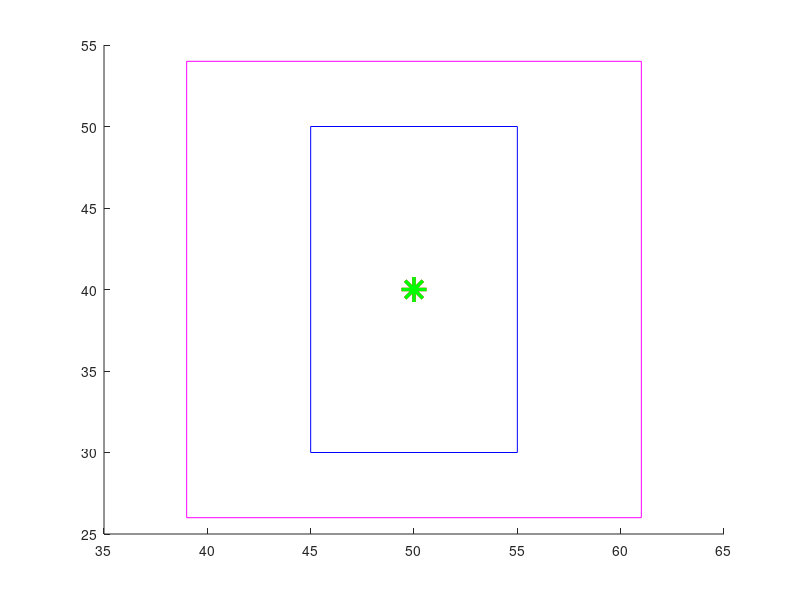

Here is the MATLAB script that generated this plot:
clc
clear


%Square 1
a_1=5;
b_1=10;
Lx_1=50;
Ly_1=40;


%Square 2
a_2=11;
b_2=14;
Lx_2=50;
Ly_2=40;

%Find where Sq 1 is located around 2

if (Lx_1+a_1<Lx_2-a_2 || Lx_1-a_1>Lx_2+a_2 ) ||  (Ly_1-b_1>Ly_2+b_2 || Ly_1+b_1<Ly_2-b_2 )% Sq_1 is out of Sq_2
 1 % If out then good bye
    
else %Always in
 2 % if in who is bigger?
 % Find intersecting area!
 %need to know direction
 
end
hold on
plot(Lx_1,Ly_1,'- *r','MarkerSize', 18,'LineWidth' , 2.5)
hold on
plot([Lx_1+a_1 Lx_1+a_1],[Ly_1-b_1 Ly_1+b_1],'b')
plot([Lx_1-a_1 Lx_1+a_1],[Ly_1+b_1 Ly_1+b_1],'b')
plot([Lx_1-a_1 Lx_1-a_1],[Ly_1-b_1 Ly_1+b_1],'b')
plot([Lx_1-a_1 Lx_1+a_1],[Ly_1-b_1 Ly_1-b_1],'b')


hold on
plot(Lx_2,Ly_2,'- *g','MarkerSize', 18,'LineWidth' , 2.5)
hold on
plot([Lx_2+a_2 Lx_2+a_2],[Ly_2-b_2 Ly_2+b_2],'m')
plot([Lx_2-a_2 Lx_2+a_2],[Ly_2+b_2 Ly_2+b_2],'m')
plot([Lx_2-a_2 Lx_2-a_2],[Ly_2-b_2 Ly_2+b_2],'m')
plot([Lx_2-a_2 Lx_2+a_2],[Ly_2-b_2 Ly_2-b_2],'m')